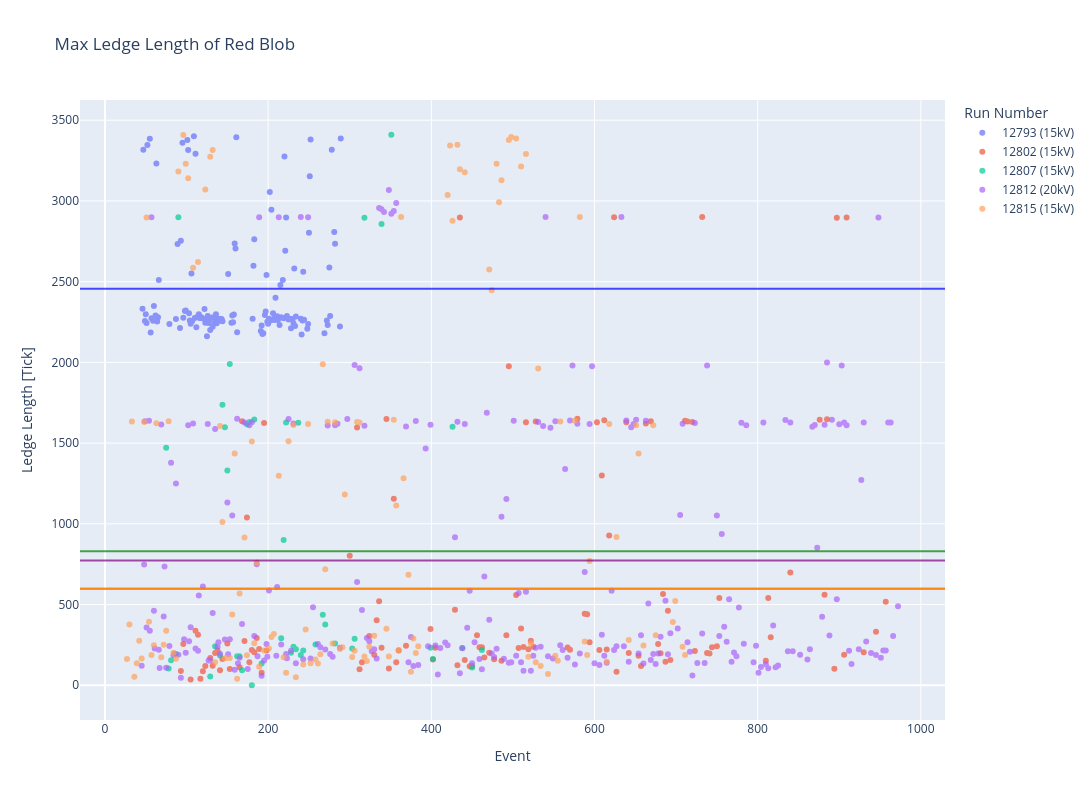

Notebook source saved alongside this figure:
### Code cell
channel = 1657
files = []
Event = [178]#,606,735,745,835,1116,1377,1560,1592,1785]
for event in Event:
    files.append(f"/Users/danielcarber/Documents/SBND/Noise Analysis/data/waveform_output_{event}.root")

#print(np.median(Waveform_df['Channel_1'][:np.argmax(Waveform_df['Channel_1'])-20]))
fig = make_subplots(rows=1,cols=1)

fig.add_trace(go.Scatter(x=Run_12793['Event'],y =Run_12793['UA Blob Max'],name=f"12793 (15kV)",mode = 'markers',opacity = .7),row=1,col=1)
fig.add_trace(go.Scatter(x=Run_12802['Event'],y =Run_12802['UA Blob Max'],name=f"12802 (15kV)",mode = 'markers',opacity = .7),row=1,col=1)
fig.add_trace(go.Scatter(x=Run_12807['Event'],y =Run_12807['UA Blob Max'],name=f"12807 (15kV)",mode = 'markers',opacity = .7),row=1,col=1)
fig.add_trace(go.Scatter(x=Run_12812['Event'],y =Run_12812['UA Blob Max'],name=f"12812 (20kV)",mode = 'markers',opacity = .7),row=1,col=1)
fig.add_trace(go.Scatter(x=Run_12815['Event'],y =Run_12815['UA Blob Max'],name=f"12815 (15kV)",mode = 'markers',opacity = .7),row=1,col=1)

fig.add_hline(y=np.mean(Run_12793['UA Blob Max']),line_color='blue',opacity = .7)
fig.add_hline(y=np.mean(Run_12802['UA Blob Max']),line_color='red',opacity = .7)
fig.add_hline(y=np.mean(Run_12807['UA Blob Max']),line_color='green',opacity = .7)
fig.add_hline(y=np.mean(Run_12812['UA Blob Max']),line_color='purple',opacity = .7)
fig.add_hline(y=np.mean(Run_12802['UA Blob Max']),line_color='orange',opacity = .7)

fig.update_layout(height = 800, width = 1200,showlegend = True)
fig.update_layout(
    title=f"Max Ledge Length of Red Blob",
    xaxis_title="Event",
    yaxis_title="Ledge Length [Tick]",
    legend_title="Run Number",)
#plt.ylim(-100,5000)
#plt.xlim(np.argmax(Waveform_df['Channel_1'])-100,np.argmax(Waveform_df['Channel_1'])+100)
#plt.yscale("log")
#plt.legend(loc = "upper right")
#plt.xlabel("Time [Ticks]")
#plt.ylabel("ADC")
#plt.title("Example Waveform Channel 873")
#plt.show()
fig.show()

### Figure 1 — Plotly figure (JSON) as saved in the notebook; plotly's stock layout.template omitted (floating-point values rounded to 4 significant figures; data arrays with more than 128 entries replaced by an {"elided": "..."} marker saying what was removed)
{"data": [{"mode": "markers", "name": "12793 (15kV)", "opacity": 0.7, "type": "scatter", "x": {"elided": "130 int values"}, "xaxis": "x", "y": {"elided": "130 int values"}, "yaxis": "y"}, {"mode": "markers", "name": "12802 (15kV)", "opacity": 0.7, "type": "scatter", "x": [174, 123, 135, 477, 894, 528, 744, 882, 816, 504, 441, 945, 339, 840, 513, 456, 114, 753, 180, 495, 354, 138, 657, 591, 315, 732, 909, 525, 876, 312, 129, 579, 345, 492, 168, 810, 144, 447, 105, 693, 369, 522, 471, 723, 324, 627, 333, 519, 165, 309, 132, 348, 738, 93, 153, 450, 684, 186, 885, 714, 606, 150, 516, 687, 957, 111, 594, 486, 330, 189, 432, 465, 609, 171, 720, 624, 192, 741, 429, 612, 405, 813, 669, 690, 336, 459, 567, 588, 930, 678, 96, 639, 906, 510, 681, 402, 117, 750, 300, 615, 183, 357, 642, 711, 654, 603, 195, 897, 141, 507, 177, 198, 462, 570, 120, 435, 618, 399, 663, 360], "xaxis": "x", "y": [1039, 120, 200, 161, 102, 1634, 235, 560, 297, 559, 156, 332, 232, 698, 237, 310, 313, 541, 219, 1976, 1155, 215, 120, 440, 143, 2900, 2897, 239, 1645, 99, 169, 1651, 1649, 310, 1636, 151, 162, 118, 36, 157, 245, 275, 201, 212, 305, 83, 403, 223, 112, 1597, 121, 103, 200, 89, 100, 120, 565, 293, 1648, 1634, 218, 258, 1629, 145, 517, 338, 266, 151, 189, 225, 124, 172, 1300, 274, 1630, 2899, 77, 196, 468, 1641, 233, 541, 1636, 462, 521, 235, 234, 443, 204, 255, 255, 1629, 189, 351, 198, 160, 40, 242, 802, 222, 205, 142, 200, 1638, 182, 1629, 1624, 2896, 93, 231, 143, 216, 236, 220, 87, 2898, 928, 349, 1621, 216], "yaxis": "y"}, {"mode": "markers", "name": "12807 (15kV)", "opacity": 0.7, "type": "scatter", "x": [318, 174, 135, 162, 267, 339, 303, 180, 270, 231, 129, 216, 168, 144, 282, 426, 237, 165, 153, 450, 240, 90, 150, 306, 243, 351, 222, 234, 258, 219, 192, 87, 147, 75, 228, 402, 183, 438, 81, 141, 78, 177, 462, 399], "xaxis": "x", "y": [2896, 1616, 241, 180, 436, 2857, 227, 0, 377, 239, 54, 291, 93, 1737, 259, 1602, 1626, 179, 1990, 110, 187, 2899, 1331, 288, 216, 3410, 1627, 223, 252, 899, 135, 193, 1598, 1471, 202, 162, 1646, 230, 155, 184, 104, 1630, 218, 232], "yaxis": "y"}, {"mode": "markers", "name": "12812 (20kV)", "opacity": 0.7, "type": "scatter", "x": {"elided": "268 int values"}, "xaxis": "x", "y": {"elided": "268 int values"}, "yaxis": "y"}, {"mode": "markers", "name": "12815 (15kV)", "opacity": 0.7, "type": "scatter", "x": {"elided": "132 int values"}, "xaxis": "x", "y": {"elided": "132 int values"}, "yaxis": "y"}], "layout": {"height": 800, "legend": {"title": {"text": "Run Number"}}, "shapes": [{"line": {"color": "blue"}, "opacity": 0.7, "type": "line", "x0": 0, "x1": 1, "xref": "x domain", "y0": 2456.0, "y1": 2456.0, "yref": "y"}, {"line": {"color": "red"}, "opacity": 0.7, "type": "line", "x0": 0, "x1": 1, "xref": "x domain", "y0": 597.2, "y1": 597.2, "yref": "y"}, {"line": {"color": "green"}, "opacity": 0.7, "type": "line", "x0": 0, "x1": 1, "xref": "x domain", "y0": 829.6, "y1": 829.6, "yref": "y"}, {"line": {"color": "purple"}, "opacity": 0.7, "type": "line", "x0": 0, "x1": 1, "xref": "x domain", "y0": 772.1, "y1": 772.1, "yref": "y"}, {"line": {"color": "orange"}, "opacity": 0.7, "type": "line", "x0": 0, "x1": 1, "xref": "x domain", "y0": 597.2, "y1": 597.2, "yref": "y"}], "showlegend": true, "title": {"text": "Max Ledge Length of Red Blob"}, "width": 1200, "xaxis": {"anchor": "y", "domain": [0, 1], "title": {"text": "Event"}}, "yaxis": {"anchor": "x", "domain": [0, 1], "title": {"text": "Ledge Length [Tick]"}}}}
